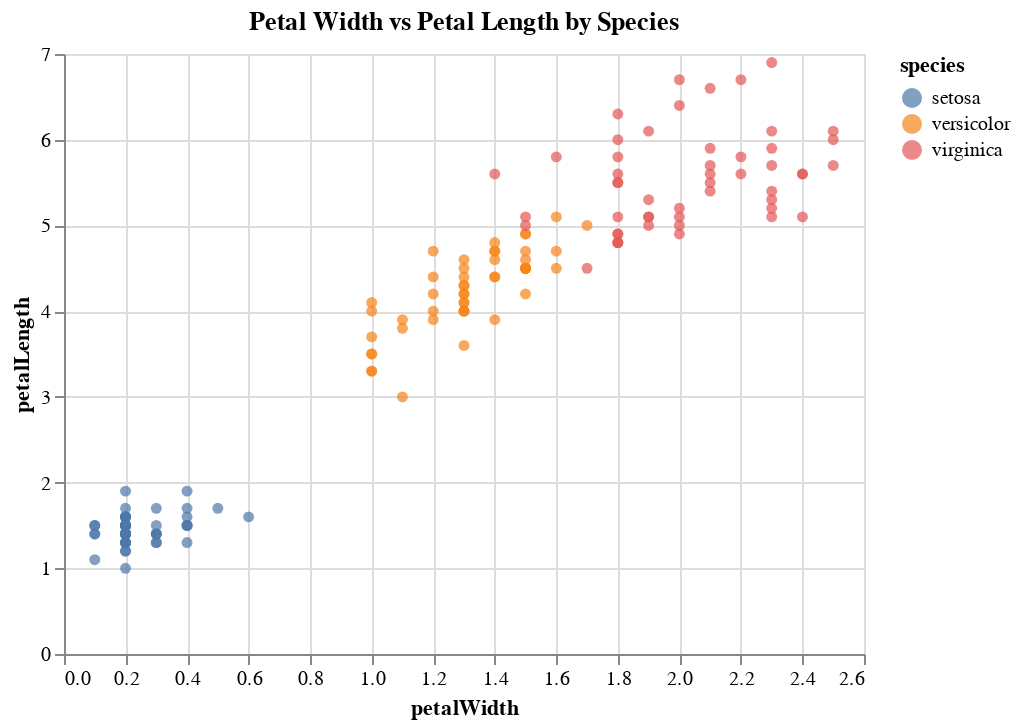

Notebook code cell kept with this figure:
### Markdown cell above
Using the Scatterplot Idiom we can show the relation between the Length and Width of pedals for each species.

### Code cell
# Scatterplot 

alt.Chart(iris).mark_circle().encode(
    x='petalWidth:Q',
    y='petalLength:Q',
    color= alt.Color('species:N')
).interactive().properties(title="Petal Width vs Petal Length by Species")

### Figure 1 — Vega-Lite specification as saved in the notebook (floating-point values rounded to 4 significant figures; data arrays with more than 128 entries replaced by an {"elided": "..."} marker saying what was removed)
{"config": {"view": {"continuousWidth": 400, "continuousHeight": 300}}, "data": {"name": "data-a264acbd6e539a8b3afc0cb5f240fb57"}, "mark": "circle", "encoding": {"color": {"field": "species", "type": "nominal"}, "x": {"field": "petalWidth", "type": "quantitative"}, "y": {"field": "petalLength", "type": "quantitative"}}, "selection": {"selector001": {"type": "interval", "bind": "scales", "encodings": ["x", "y"]}}, "title": "Petal Width vs Petal Length by Species", "$schema": "https://vega.github.io/schema/vega-lite/v4.17.0.json", "datasets": {"data-a264acbd6e539a8b3afc0cb5f240fb57": {"elided": "150 records"}}}
